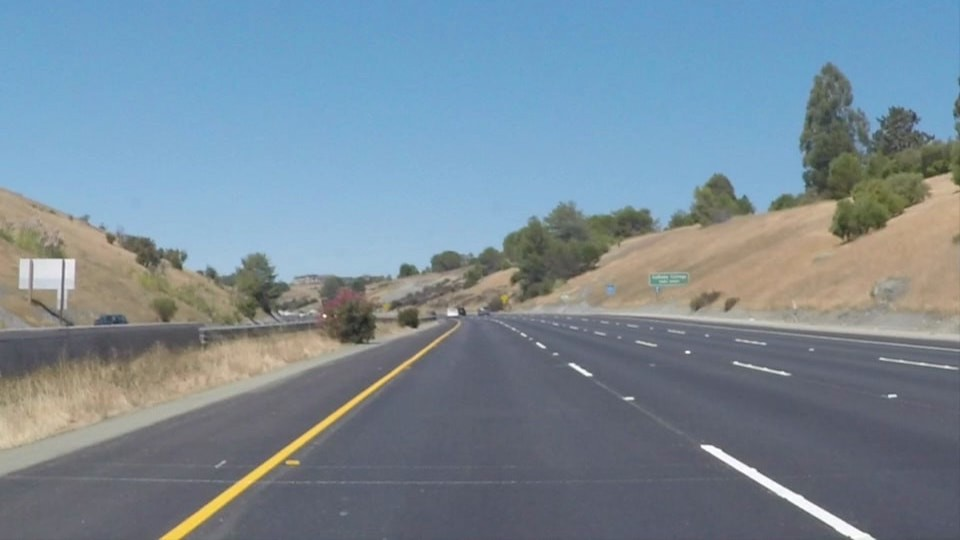
#> input picture test_road.jpg, 960 x 540 px
$ python lane_detection.py
#> lines starting #> are read from the running program, lines starting #| are printed output that depends on the picture; after the words box and inside, x2 and y2 are one past the last pixel; in counts of white or black regions, pixels touching at a corner belong together
import cv2
import numpy as np

def canny_edge(image):
    gray = cv2.cvtColor(image, cv2.COLOR_RGB2GRAY)
    blur = cv2.GaussianBlur(gray, (5, 5), 0)
    edges = cv2.Canny(blur, 50, 150)
    return edges

def region_of_interest(image):
    height = image.shape[0]
    width = image.shape[1]
    polygons = np.array([
        [(int(0.1 * width), height),
         (int(0.9 * width), height),
         (int(0.5 * width), int(0.55 * height))]
    ])
    mask = np.zeros_like(image)
    cv2.fillPoly(mask, polygons, 255)
    cropped = cv2.bitwise_and(image, mask)
    return cropped

def display_lines(image, lines):
    line_image = np.zeros_like(image)
    if lines is not None:
        for line in lines:
            x1, y1, x2, y2 = line.reshape(4)
            cv2.line(line_image, (x1, y1), (x2, y2), (0, 255, 0), 10)
    return line_image

def main():
    image = cv2.imread('test_road.jpg')
#> image is the input picture: shape (540, 960, 3); mean B, G, R 151.6, 138.6, 120.8
    lane_image = np.copy(image)

    edges = canny_edge(lane_image)
#> in canny_edge, `gray = cv2.cvtColor(image, cv2.COLOR_RGB2GRAY)`:
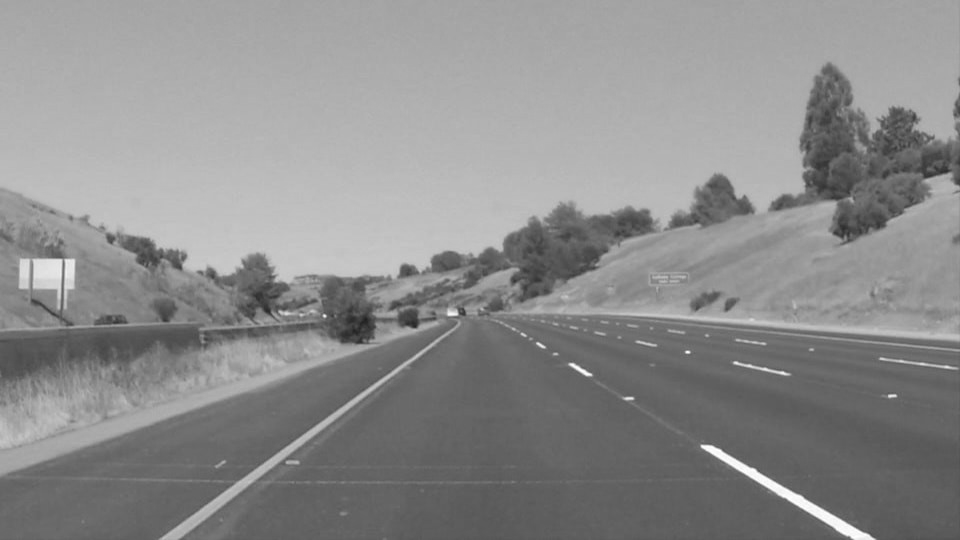
#> gray: shape (540, 960); min 31, max 255, mean 140.4
#> in canny_edge, `edges = cv2.Canny(blur, 50, 150)`:
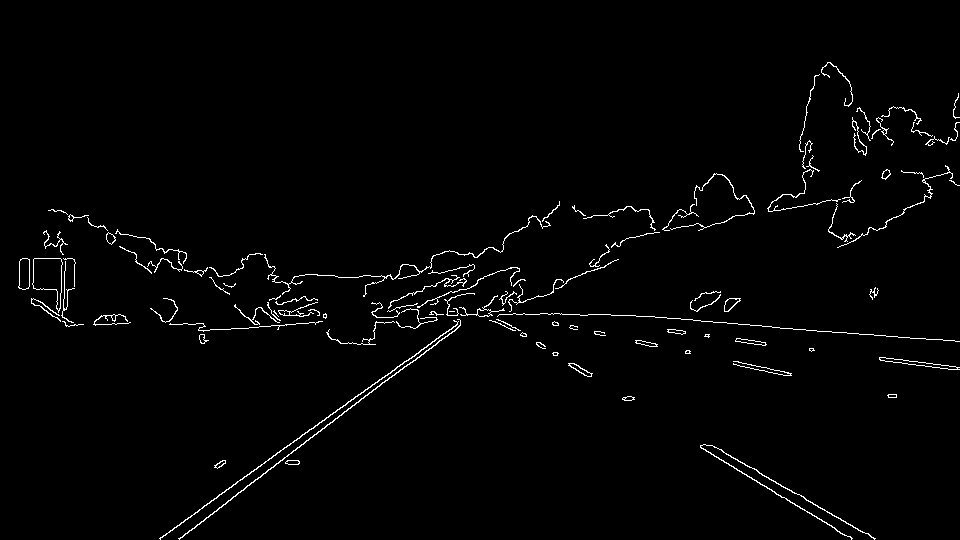
#> edges: shape (540, 960); 1.7% white in thin lines or dots, all inside (x1, y1, x2, y2) = (18, 62, 960, 540)
    cropped_edges = region_of_interest(edges)
#> in region_of_interest, `cv2.fillPoly(mask, polygons, 255)`:
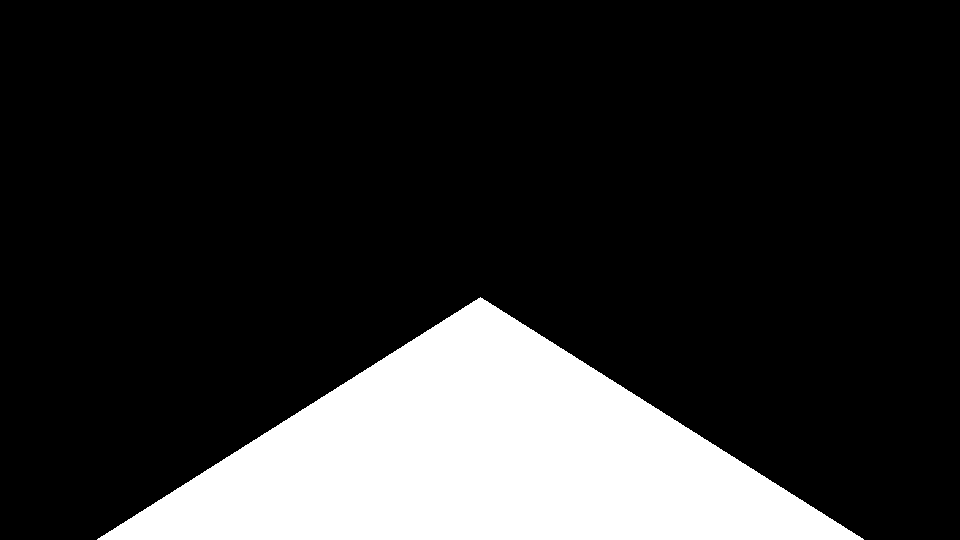
#> mask: shape (540, 960); 18% white; 1 white region, box (x1, y1, x2, y2) and area: (97, 297, 864, 540) 93453
#> in region_of_interest, `cropped = cv2.bitwise_and(image, mask)`:
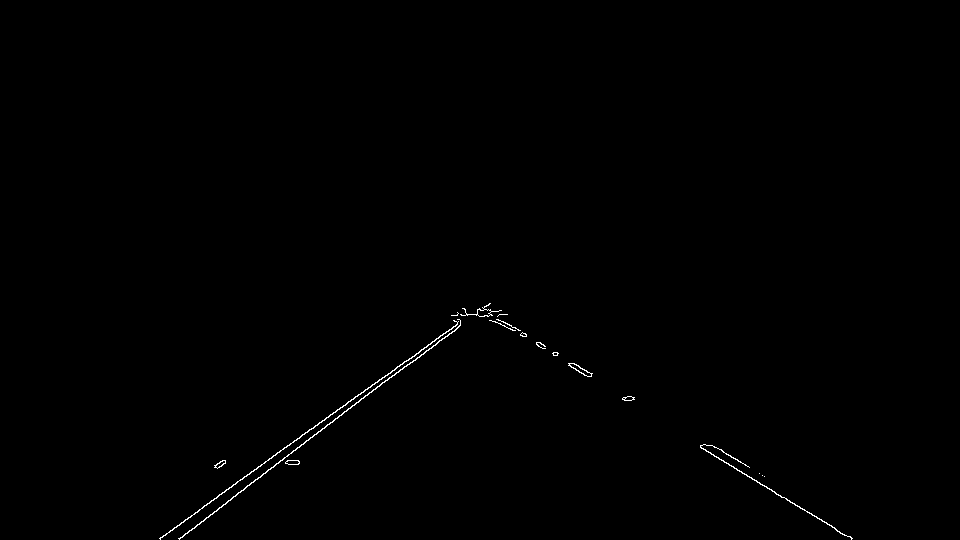
#> cropped: shape (540, 960); 0.34% white in thin lines or dots, all inside (x1, y1, x2, y2) = (159, 303, 853, 540)
    lines = cv2.HoughLinesP(
        cropped_edges,
        rho=1,
        theta=np.pi / 180,
        threshold=80,
        minLineLength=50,
        maxLineGap=20
    )
#> lines = [[160, 538, 469, 314], [219, 507, 489, 303], [700, 447, 851, 538], [408, 360, 467, 314], [701, 447, 852, 538], [179, 538, 282, 460]]
    line_image = display_lines(lane_image, lines)
#> the loop in display_lines, `for line in lines:` made 6 passes
#> after the loop in display_lines, `for line in lines:`:
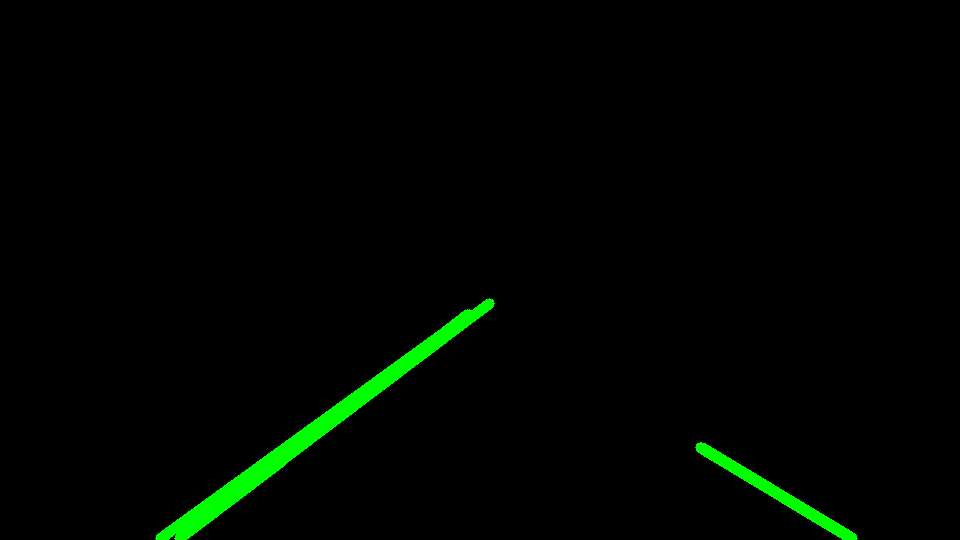
#> line_image: shape (540, 960, 3); mean of channels 0, 1, 2 0, 4.5, 0; drawn as B, G, R
    combo_image = cv2.addWeighted(lane_image, 0.8, line_image, 1, 1)
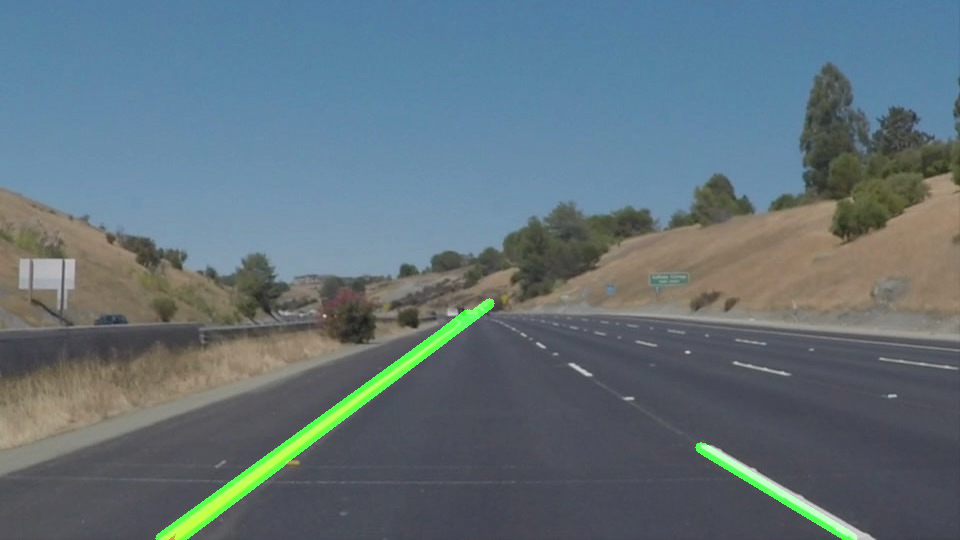
#> combo_image: shape (540, 960, 3); mean B, G, R 122.3, 114.2, 97.6

    cv2.imshow("Original Image", lane_image)
    cv2.imshow("Canny Edges", edges)
    cv2.imshow("ROI Masked", cropped_edges)
    cv2.imshow("Lane Lines", combo_image)
    cv2.waitKey(0)
    cv2.destroyAllWindows()

if __name__ == "__main__":
    main()
